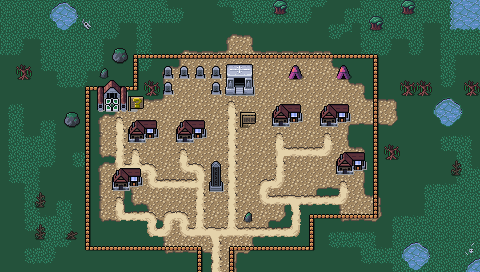

Below is a game level as drawn by its tile map, then a one-line description and the .tmx that defines it (tile-layer data replaced by summaries):
An orthogonal 30x17 tile map with 16x16 px tiles, 4 tile layers (Background, Ground, Foreground, AboveSprites), 3 tilesets and 13 objects (RotatingShop).

<map version="1.10" tiledversion="1.10.1" orientation="orthogonal" renderorder="right-down" width="30" height="17" tilewidth="16" tileheight="16" infinite="0" nextlayerid="6" nextobjectid="54">
 <editorsettings>
  <export target="wastetown..tmx" format="tmx" />
 </editorsettings>
 <tileset firstgid="1" source="../../tileset/main.tsx" />
 <tileset firstgid="10113" source="../../tileset/buildings.tsx" />
 <tileset firstgid="11905" source="../../tileset/buildings-nocollide.tsx" />
 <layer id="1" name="Background" width="30" height="17">
  <data>[510 cells, 510 non-empty, 1 distinct tile ids]</data>
 </layer>
 <layer id="2" name="Ground" width="30" height="17">
  <data>[510 cells, 398 non-empty, 43 distinct tile ids]</data>
 </layer>
 <layer id="3" name="Foreground" width="30" height="17">
  <properties>
   <property name="spriteLayer" type="bool" value="true" />
  </properties>
  <data>[510 cells, 147 non-empty, 29 distinct tile ids]</data>
 </layer>
 <layer id="5" name="AboveSprites" width="30" height="17">
  <data>[510 cells, 35 non-empty, 17 distinct tile ids]</data>
 </layer>
 <objectgroup id="4" name="Objects">
  <object id="38" template="../../obj/entry_up.tx" x="208" y="272" />
  <object id="41" template="../../obj/shop.tx" x="129" y="146">
   <properties>
    <property name="commonShopList" value="Black,Black,Enchantment4Black,Creature2Black,Instant4Black" />
    <property name="mythicShopList" value="Planeswalker,WUBRG,Vehicle,Artifact,Equip,Wand,Legend4Black" />
    <property name="rareShopList" value="RWB,RUB,RGB,UWB,UGB,UWB,Land4Black,Creature6Black" />
    <property name="uncommonShopList" value="Dimir,Rakdos,Orzhov,Golgari,Dimir,Rakdos,Orzhov,Golgari,Land" />
   </properties>
  </object>
  <object id="42" template="../../obj/shop.tx" x="177" y="145">
   <properties>
    <property name="commonShopList" value="Black,Black,Enchantment4Black,Creature2Black,Instant4Black" />
    <property name="mythicShopList" value="Planeswalker,WUBRG,Vehicle,Artifact,Equip,Wand,Legend4Black" />
    <property name="rareShopList" value="RWB,RUB,RGB,UWB,UGB,UWB,Land4Black,Creature6Black" />
    <property name="uncommonShopList" value="Dimir,Rakdos,Orzhov,Golgari,Dimir,Rakdos,Orzhov,Golgari,Land" />
   </properties>
  </object>
  <object id="43" template="../../obj/shop.tx" x="321" y="129">
   <properties>
    <property name="commonShopList" value="Black,Black,Enchantment4Black,Creature2Black,Instant4Black" />
    <property name="mythicShopList" value="Planeswalker,WUBRG,Vehicle,Artifact,Equip,Wand,Legend4Black" />
    <property name="rareShopList" value="RWB,RUB,RGB,UWB,UGB,UWB,Land4Black,Creature6Black" />
    <property name="uncommonShopList" value="Dimir,Rakdos,Orzhov,Golgari,Dimir,Rakdos,Orzhov,Golgari,Land" />
   </properties>
  </object>
  <object id="44" template="../../obj/shop.tx" x="114" y="194">
   <properties>
    <property name="commonShopList" value="Black,Black,Enchantment4Black,Creature2Black,Instant4Black" />
    <property name="mythicShopList" value="Planeswalker,WUBRG,Vehicle,Artifact,Equip,Wand,Legend4Black" />
    <property name="rareShopList" value="RWB,RUB,RGB,UWB,UGB,UWB,Land4Black,Creature6Black" />
    <property name="uncommonShopList" value="Dimir,Rakdos,Orzhov,Golgari,Dimir,Rakdos,Orzhov,Golgari,Land" />
   </properties>
  </object>
  <object id="45" template="../../obj/shop.tx" x="273" y="130">
   <properties>
    <property name="commonShopList" value="Black,Black,Enchantment4Black,Creature2Black,Instant4Black" />
    <property name="mythicShopList" value="Planeswalker,WUBRG,Vehicle,Artifact,Equip,Wand,Legend4Black" />
    <property name="rareShopList" value="RWB,RUB,RGB,UWB,UGB,UWB,Land4Black,Creature6Black" />
    <property name="uncommonShopList" value="Dimir,Rakdos,Orzhov,Golgari,Dimir,Rakdos,Orzhov,Golgari,Land" />
   </properties>
  </object>
  <object id="46" template="../../obj/shop.tx" x="337" y="177">
   <properties>
    <property name="commonShopList" value="Black,Black,Enchantment4Black,Creature2Black,Instant4Black" />
    <property name="mythicShopList" value="Planeswalker,WUBRG,Vehicle,Artifact,Equip,Wand,Legend4Black" />
    <property name="rareShopList" value="RWB,RUB,RGB,UWB,UGB,UWB,Land4Black,Creature6Black" />
    <property name="uncommonShopList" value="Dimir,Rakdos,Orzhov,Golgari,Dimir,Rakdos,Orzhov,Golgari,Land" />
   </properties>
  </object>
  <object id="47" template="../../obj/inn.tx" x="230" y="98" />
  <object id="48" template="../../obj/shop.tx" x="336" y="80">
   <properties>
    <property name="commonShopList" value="Swamp" />
    <property name="noRestock" type="bool" value="true" />
   </properties>
  </object>
  <object id="49" template="../../obj/quest.tx" x="95" y="114" width="36" height="16">
   <properties>
    <property name="questtype" value="swamp_town_identity" />
   </properties>
  </object>
  <object id="50" template="../../obj/shardtrader.tx" x="288" y="82" />
  <object id="51" template="../../obj/shop.tx" x="201" y="88">
   <properties>
    <property name="commonShopList" value="Black,Black,Enchantment4Black,Creature2Black,Instant4Black" />
    <property name="mythicShopList" value="Planeswalker,WUBRG,Vehicle,Artifact,Equip,Wand,Legend4Black" />
    <property name="rareShopList" value="RWB,RUB,RGB,UWB,UGB,UWB,Land4Black,Creature6Black" />
    <property name="signXOffset" type="float" value="-4" />
    <property name="uncommonShopList" value="Dimir,Rakdos,Orzhov,Golgari,Dimir,Rakdos,Orzhov,Golgari,Land" />
   </properties>
  </object>
  <object id="53" template="../../obj/RotatingShop.tx" type="RotatingShop" x="167" y="88">
   <properties>
    <property name="rotation" value="Black1,Black2,Black3,Black4,Black5,Black6" />
    <property name="signXOffset" type="float" value="4" />
    <property name="signYOffset" type="float" value="-16" />
   </properties>
  </object>
 </objectgroup>
</map>
